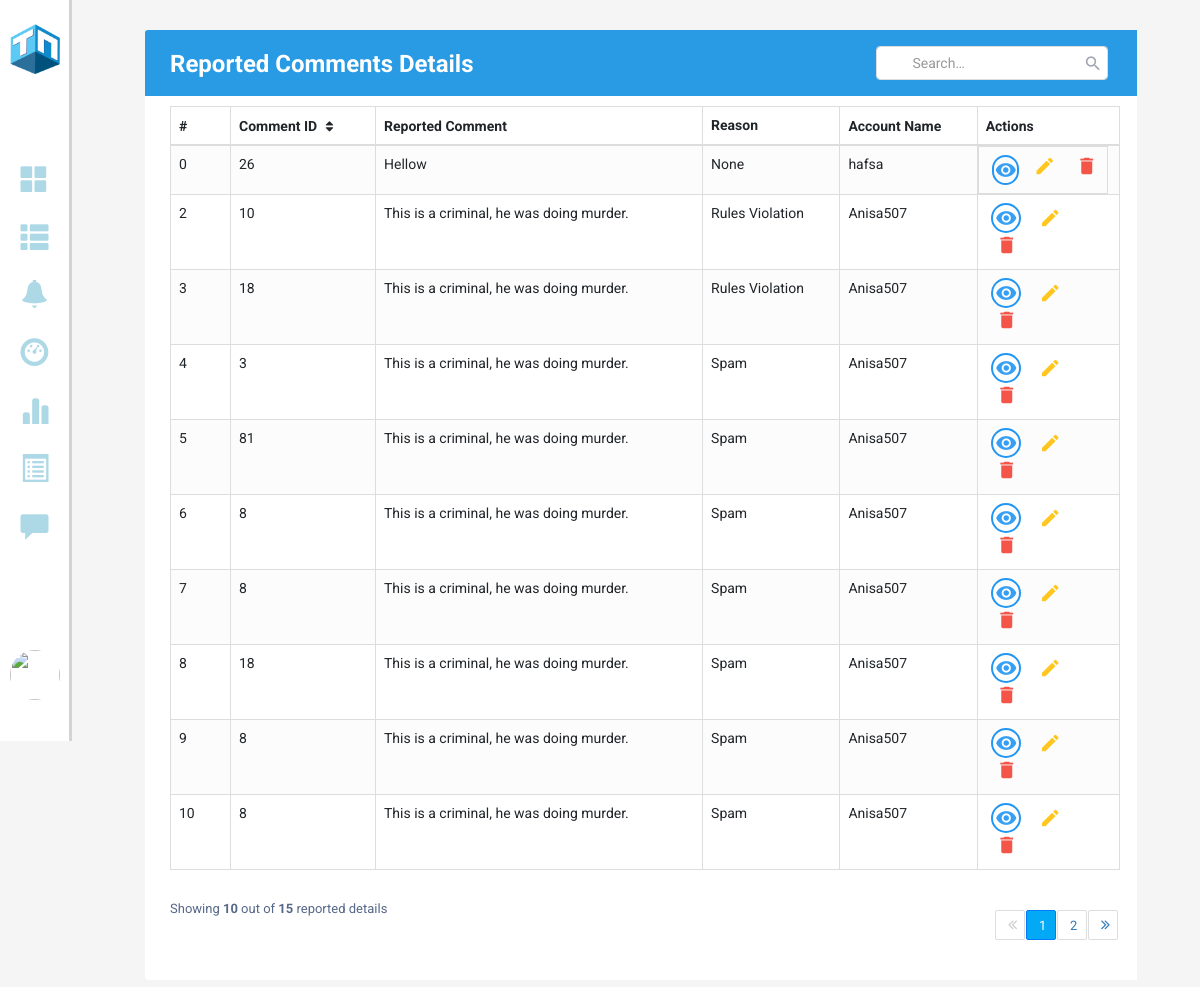
The app's page /reportedComments (signed in), older data.
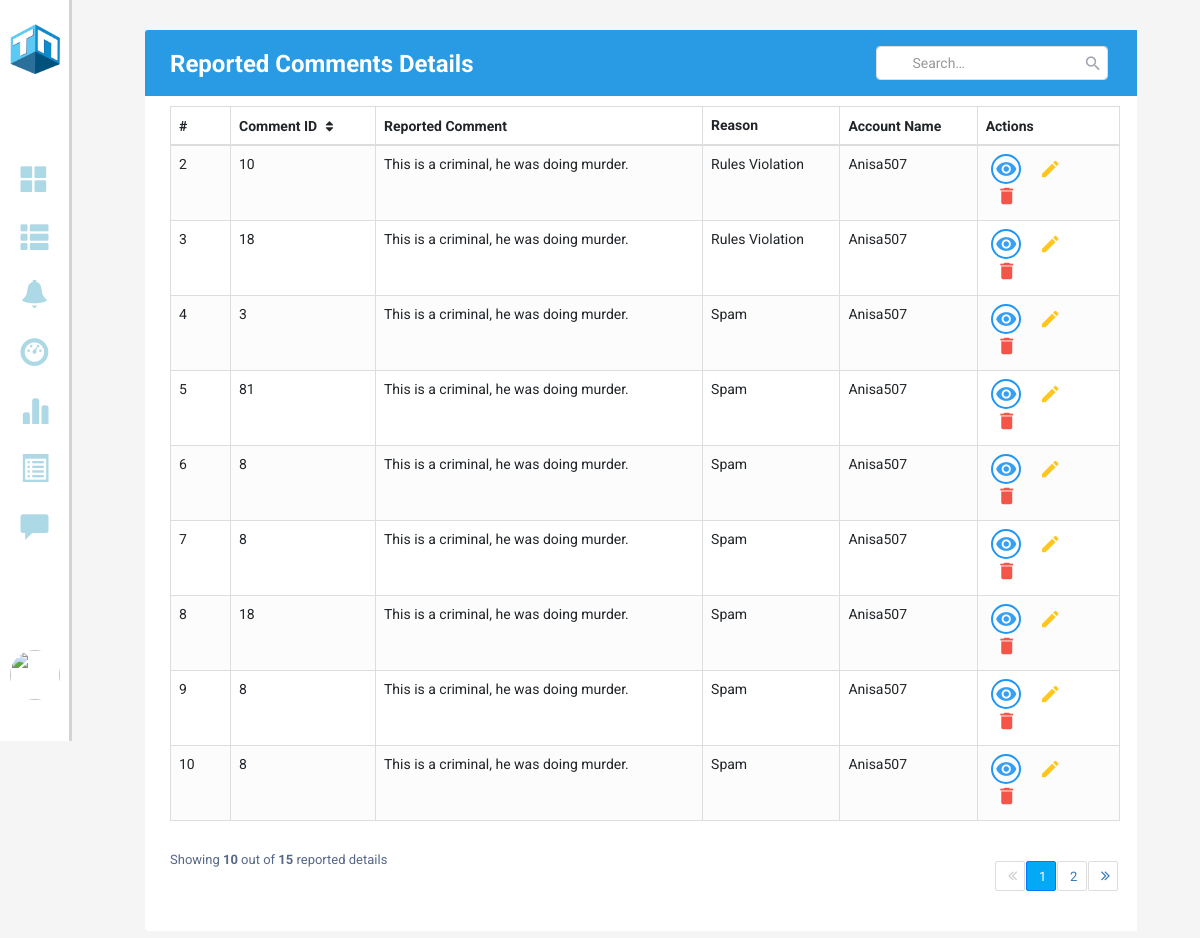
The same page, newer data.
### models.py (models this page shows)
class Reports(db.Model):
    id = Column(Integer, primary_key = True)
    reporter_id = Column(Integer, ForeignKey('users.id'), nullable=False)
    post_id = Column(Integer, ForeignKey('posts.id'), nullable=False)
    reason = Column(String, nullable=True)
    created_at = Column(DateTime, server_default = func.now(), nullable=False)

class Posts(db.Model):
    id = Column(Integer, primary_key = True)
    poster_id = Column(Integer, ForeignKey('users.id'), nullable=False)
    type_id = Column(Integer, ForeignKey('types.id'), nullable=False)
    description = Column(String, nullable=False)
    created_at = Column(DateTime, server_default = func.now(), nullable=False)
    updated_at = Column(DateTime, server_default = func.now(), server_onupdate = func.now(), nullable=False)
    article = db.relationship('News', backref=backref('article'), cascade = 'all, delete')
    post = db.relationship('Reports', backref=backref('post'), cascade = 'all, delete')
    comment_post = db.relationship('Comments', backref=backref('comment_post'), cascade = 'all, delete')

class Users(db.Model, UserMixin):
    id = db.Column(db.Integer,  primary_key = True, nullable = False)
    email = Column(String, nullable=False, unique = True)
    username = Column(String, nullable=False)
    role = Column(String, nullable=False)
    password = Column(String, nullable=False)
    profile_pic = Column(BLOB, nullable=False)
    mimetype = Column(String, nullable=False)
    status = Column(Boolean, nullable=False)
    created_at = Column(DateTime, server_default = func.now(), nullable=False)
    updated_at = Column(DateTime, server_default = func.now(), server_onupdate = func.now(), nullable=False)
    poster = db.relationship('Posts', backref=backref('poster'), cascade = 'all, delete')
    reporter = db.relationship('Reports', backref=backref('reporter'), cascade = 'all, delete')
    bookmarker = db.relationship('Bookmarks', backref=backref('bookmarker'), cascade = 'all, delete')
    notifier = db.relationship('Notifications', backref=backref('notifier'), cascade = 'all, delete')

### app.py (the view)
@app.route("/reportedComments")
@login_required
def reported_comments():
    note_form = NoteForm()
    reports = Reports.query.order_by(Reports.id.desc()).all()
    reported_comments = []
    for report in reports:
        if report.post.type.name == 'comment':
            reported_comments.append(report)
    return render_template("ReportedComments.html",note_form = note_form, comments = reported_comments, edit = False)

### webforms.py
class NoteForm(FlaskForm):
    note = TextAreaField('Write Note', validators=[DataRequired()])
    submit = SubmitField('Send')

### app.py (called while the page is built)
@login_manager.user_loader
def load_user(user_id):
    return Users.query.get(int(user_id))

### templates/ReportedComments.html (shortened to what the changed rows need)
<!DOCTYPE html>
<html lang="en">
<head>
    <link rel="stylesheet" type="text/css" href="/static/style.css">
    <link rel="stylesheet" href="https://stackpath.bootstrapcdn.com/bootstrap/4.5.0/css/bootstrap.min.css">
    <link rel="stylesheet" href="https://maxcdn.bootstrapcdn.com/font-awesome/4.7.0/css/font-awesome.min.css">
    <link rel="stylesheet" href="https://maxcdn.bootstrapcdn.com/bootstrap/3.4.1/css/bootstrap.min.css">
    <link rel="stylesheet" href="https://cdnjs.cloudflare.com/ajax/libs/font-awesome/4.7.0/css/font-awesome.min.css">
    <link rel="stylesheet" href="https://cdn.jsdelivr.net/npm/bootstrap@3.4.1/dist/css/bootstrap.min.css"
>
    <link rel="stylesheet" href="https://cdn.jsdelivr.net/npm/bootstrap@3.4.1/dist/css/bootstrap-theme.min.css"
>
</head>
<body>
    <section class="GContent" style="background-color: #f2f3f4">
        <div class="G1" style="width: 94%;">
            <div class="Gformat" style="width: 100%;">
                <div class="container-xl">
                    <div class="table-responsive">
                        <div class="table-wrapper">
                            <div class="table-title">
                                <div class="row">
                                    <div class="col-sm-8">
                                        <h2 style="color: white;">Reported Comments <b>Details</b></h2>
                                    </div>
                                </div>
                            </div>
                            <table class="table table-striped table-hover table-bordered">
                                <thead>
                                    <tr>
                                        <th>#</th>
                                        <th>Comment ID <i class="fa fa-sort"></i></th>
                                        <th>Reported Comment</th>
                                        <th>Reason</th>
                                        <th>Account Name</th>
                                        <th style="width: 15%;">Actions</th>
                                    </tr>
                                </thead>
                                <tbody>
                                    {% for comment in comments %}
                                    <tr>
                                        <td>{{ comments.index(comment) }}</td>
                                        <td>{{ comment.post.id }}</td>
                                        <td>{{ comment.post.description }}</textarea>
                                        </td>
                                        <td>{{ comment.reason}}</td>
                                        <td>{{ comment.post.poster.username }}</td>
                                        <td class="d-flex">
                                            <a href="{{ url_for('news_summary') }}" class="view" title="View Comment"
                                                data-toggle="tooltip"><i class="material-icons">&#xE417;</i></a>
                                            <form
                                                action="{{ url_for('writenote', id = comment.post.poster.username, current_url = request.path) }}"
                                                method="post">
                                                <a href="" class="edit" title="Write Note" data-toggle="modal"
                                                    data-target="#replyModal">
                                                    <i class="material-icons">&#xE254;</i>
                                                </a>
                                            </form>
                                            <a href="{{ url_for('delete_comment', post_id=comment.post.id) }}"
                                                class="delete" title="Delete Comment" data-toggle="tooltip"><i
                                                    class="material-icons">&#xE872;</i></a>
                                        </td>
                                    </tr>
                                    {% endfor %}
                                </tbody>
                            </table>
                        </div>
                    </div>
                </div>
            </div>
        </div>
    </section>
</body>
</html>

Row changes from the older to the newer data that the page shows:
no longer on this page (row edited): Reports: index "0", post.id "26", post.description "Hellow", reason "None", post.poster.username "hafsa"
